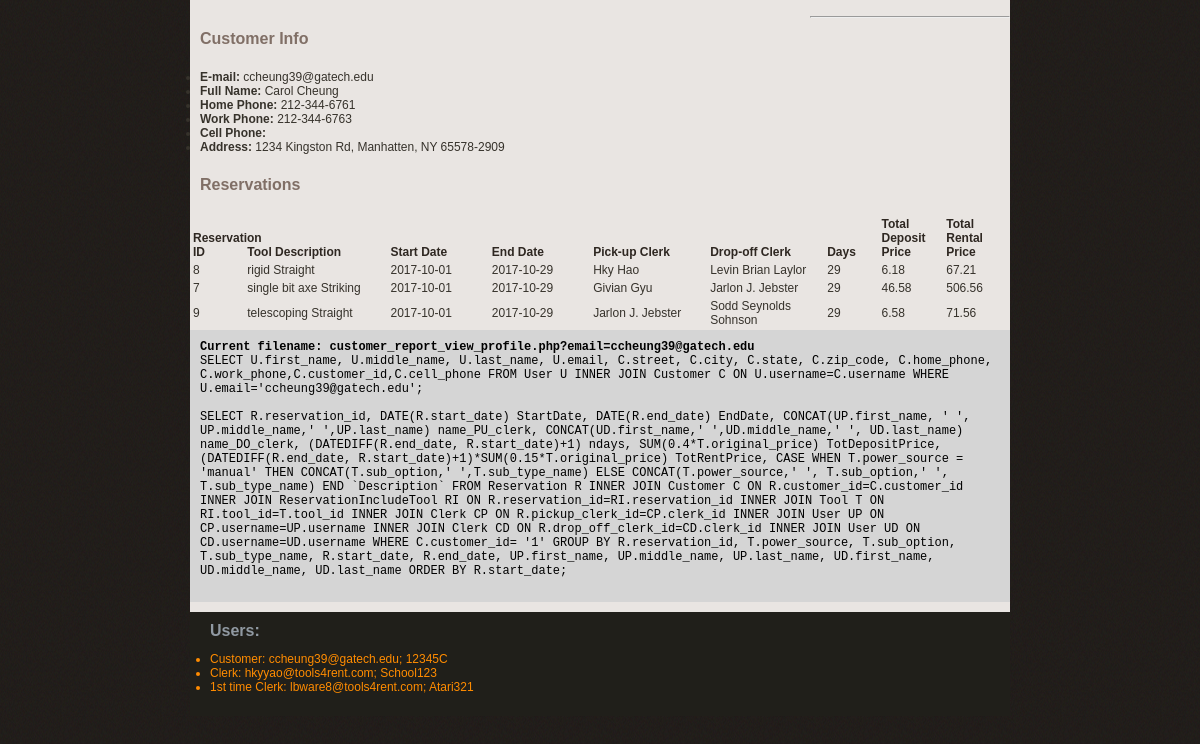
Screenshot of /customer_report_view_profile.php?email=ccheung39@gatech.edu with the database file from the repository.
### tables this page shows
CREATE TABLE Customer(
	username VARCHAR(50) NOT NULL, 
	customer_id int NOT NULL AUTO_INCREMENT,
	home_phone VARCHAR(50) NULL,
	work_phone VARCHAR(50)  NULL,
	cell_phone VARCHAR(50) NULL,
	primary_phone VARCHAR(50) NOT NULL,
	state CHAR(2)  NULL,
	city VARCHAR(50)  NULL,
	street VARCHAR(50)  NULL,
	zip_code CHAR(10) NULL,
	name_on_card VARCHAR(50) NOT NULL,
	card_number bigint NOT NULL,
	expiration_month VARCHAR(50) NOT NULL,
	expiration_year INT NOT NULL,
	cvc CHAR(3) NOT NULL,
CONSTRAINT CustomerID PRIMARY KEY (customer_id),
UNIQUE KEY usernameID (username)
);

CREATE TABLE User (
	username VARCHAR(50) NOT NULL, 
	email VARCHAR(50) NOT NULL,
	password VARCHAR(50) NOT NULL,
	first_name VARCHAR(50)  NULL,
	middle_name VARCHAR(50) NULL,
	last_name VARCHAR(50)  NULL,
PRIMARY KEY (username),
UNIQUE KEY emailID (email)
);

CREATE TABLE Reservation(
	reservation_id int NOT NULL AUTO_INCREMENT,
	customer_id INT NOT NULL,
	pickup_clerk_id INT,
	drop_off_clerk_id INT,
	start_date DATETIME NOT NULL,
	end_date DATETIME NOT NULL,
CONSTRAINT ReservationID PRIMARY KEY (reservation_id)
);

### customer_report_view_profile.php (the view, shortened to what this page needs)
<?php
include('lib/common.php');
$email = $_REQUEST['email'];
$query = "SELECT U.first_name, U.middle_name, U.last_name, U.email, " .
    "C.street, C.city, C.state, C.zip_code, C.home_phone, C.work_phone,C.customer_id," .
    "C.cell_phone FROM User U INNER JOIN Customer C ON U.username=C.username " .
    "WHERE U.email='$email'";
$result = mysqli_query($db, $query);
if ( !is_bool($result) && (mysqli_num_rows($result) > 0) ) {
    $row = mysqli_fetch_array($result, MYSQLI_ASSOC);
    $customerId = $row['customer_id'];
    $fullAddress = get_full_address($row);
    $fullName = get_full_name($row);
} else {
    array_push($error_msg,  "Query ERROR: Failed to get User profile...<br>" . __FILE__ ." line:". __LINE__ );
}
function get_full_address($customer){
    $address = $customer['street'] . ", " . $customer['city'] . ", " . $customer['state'] .
        " " . $customer['zip_code'];
    return $address;
}
function get_full_name($customer){
    $name = $customer['first_name'] . " " . $customer['middle_name'] . " " . $customer['last_name'];
    return $name;
}
?>
<?php include("lib/header.php"); ?>
</head>
<body>
<div id="main_container">
    <div class="center_content">
        <div class="center_left">
            <div class="subtitle">Customer Info</div>
            <ul>
                <li><b>E-mail: </b><?php print $row['email'] ?></li>
                <li><b>Full Name: </b><?php print $fullName ?></li>
                <li><b>Home Phone: </b><?php print $row['home_phone'] ?></li>
                <li><b>Work Phone: </b><?php print $row['work_phone'] ?></li>
                <li><b>Cell Phone: </b><?php print $row['cell_phone'] ?></li>
                <li><b>Address: </b><?php print $fullAddress ?></li>
            </ul>
            <div class="subtitle">Reservations</div>
        </div>
        <hr>
        <div class = "center content" style="divScroll">
            <table>
                <tr>
                    <td style="vertical-align:bottom;width:8px" class="heading">Reservation ID</td>
                    <td style="vertical-align:bottom;width:25px" class="heading">Tool Description</td>
                    <td style="vertical-align:bottom;width:17px" class="heading">Start Date</td>
                    <td style="vertical-align:bottom;width:17px" class="heading">End Date</td>
                    <td style="vertical-align:bottom;width:20px" class="heading">Pick-up Clerk</td>
                    <td style="vertical-align:bottom;width:20px" class="heading">Drop-off Clerk</td>
                    <td style="vertical-align:bottom;width:8px" class="heading">Days</td>
                    <td style="vertical-align:bottom;width:10px" class="heading">Total Deposit Price</td>
                    <td style="vertical-align:bottom;width:10px" class="heading">Total Rental Price</td>
                </tr>
                <?php
                $query = "SELECT R.reservation_id, DATE(R.start_date) StartDate, DATE(R.end_date) EndDate, CONCAT(UP.first_name, ' ', UP.middle_name,' '," .
                    "UP.last_name) name_PU_clerk, CONCAT(UD.first_name,' ',UD.middle_name,' ', UD.last_name) name_DO_clerk, " .
                    "(DATEDIFF(R.end_date, R.start_date)+1) ndays, SUM(0.4*T.original_price) TotDepositPrice, " .
                    "(DATEDIFF(R.end_date, R.start_date)+1)*SUM(0.15*T.original_price) TotRentPrice, CASE WHEN T.power_source = 'manual' THEN CONCAT(T.sub_option,' '," .
                    "T.sub_type_name) ELSE CONCAT(T.power_source,' ', T.sub_option,' ', T.sub_type_name) END `Description` " .
                    "FROM Reservation R INNER JOIN Customer C ON R.customer_id=C.customer_id " .
                    "INNER JOIN ReservationIncludeTool RI ON R.reservation_id=RI.reservation_id " .
                    "INNER JOIN Tool T ON RI.tool_id=T.tool_id INNER JOIN Clerk CP ON R.pickup_clerk_id=CP.clerk_id " .
                    "INNER JOIN User UP ON CP.username=UP.username INNER JOIN Clerk CD ON R.drop_off_clerk_id=CD.clerk_id " .
                    "INNER JOIN User UD ON CD.username=UD.username " .
                    "WHERE C.customer_id= '$customerId' GROUP BY R.reservation_id, T.power_source, T.sub_option, T.sub_type_name, " .
                    "R.start_date, R.end_date, UP.first_name, UP.middle_name, UP.last_name, UD.first_name, UD.middle_name, UD.last_name " .
                    "ORDER BY R.start_date";
                $result = mysqli_query($db, $query);
                while ($row = mysqli_fetch_array($result, MYSQLI_ASSOC)) {
                    print "<tr><td>" . $row['reservation_id'] . "</td><td>" . $row['Description'] . "</td><td>" . $row['StartDate'] . "</td><td>" .
                        $row['EndDate'] . "</td><td>" . $row['name_PU_clerk'] . "</td><td>" . $row['name_DO_clerk'] . "</td><td>" . $row['ndays'] .
                        "</td><td>" . number_format($row['TotDepositPrice'],2) . "</td><td>" . number_format($row['TotRentPrice'],2) . "</td></tr>";
                }
                ?>
            </table>
        </div>
        <?php include("lib/error.php"); ?>
    </div>
    <?php include("lib/footer.php"); ?>
</div>
</body>
</html>

### css/tools4rent_style.css (style rules this page uses)
body { background:url(../img/bg.gif) repeat #000000; padding:0; font-family: Verdana, Geneva, sans-serif; font-size:12px; margin:auto auto auto auto; color:#36322b; }
table { width: 100%; }
th, td { padding: 1px; text-align: left; }
ul { text-align: left; padding:0px; }
li { padding:0px; }
#main_container { width:820px; height:auto; margin:auto; padding:0px; }
.heading { font-size:12px; color:#2e2721; font-weight:bold; }
.subtitle { width: 600px; font-family: Verdana, Geneva, sans-serif; font-weight:bold; font-size:16px; color:#806F66; padding:10px 0px 10px 0px; }
.center_content { width:820px; height:auto; padding:10px 0px 10px 0px; clear:both; background-color:#E9E5E2; }
.center_left { width:600px; float:left; padding:10px 10px 10px 10px; }

### customer_report_view_profile.php (style rules this page uses)
table { table-layout: fixed; }

### rows the page displays
customer: username.email "ccheung39@gatech.edu", username.last_name "Carol Cheung", home_phone "212-344-6761", work_phone "212-344-6763", fullAddress "1234 Kingston Rd, Manhatten, NY 65578-2909"
reservation: reservation_id "8", Description "rigid Straight", StartDate "2017-10-01", EndDate "2017-10-29", name_PU_clerk "Hky Hao", name_DO_clerk "Levin Brian Laylor", ndays "29", TotDepositPrice "6.18", TotRentPrice "67.21"
reservation: reservation_id "7", Description "single bit axe Striking", StartDate "2017-10-01", EndDate "2017-10-29", name_PU_clerk "Givian Gyu", name_DO_clerk "Jarlon J. Jebster", ndays "29", TotDepositPrice "46.58", TotRentPrice "506.56"
reservation: reservation_id "9", Description "telescoping Straight", StartDate "2017-10-01", EndDate "2017-10-29", name_PU_clerk "Jarlon J. Jebster", name_DO_clerk "Sodd Seynolds Sohnson", ndays "29", TotDepositPrice "6.58", TotRentPrice "71.56"

### other values shown
$query "Current filename: customer_report_view_profile.php?email=ccheung39@gatech.edu"
